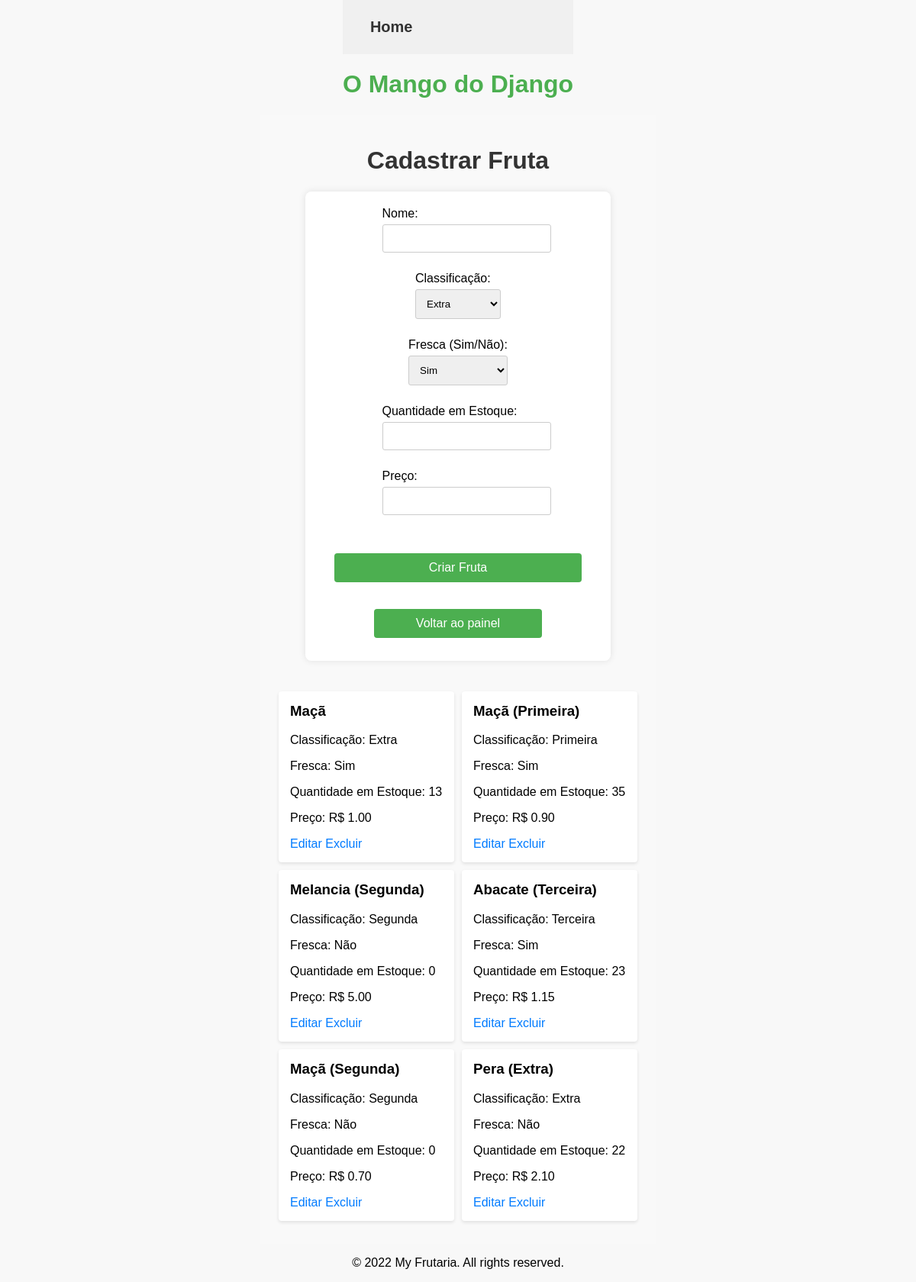
/create_fruit/, run on the app's committed database.
### frutaria/models.py (models this page shows)
class Fruta(models.Model):
    nome = models.CharField(max_length=100)
    classificacao = models.CharField(max_length=100)
    fresca = models.BooleanField(default=True)
    qtd_estoque = models.IntegerField()
    preco = models.FloatField(default=0.00)

### frutaria/views.py (the view, shortened to what this page needs)
# urls.py: path('create_fruit/', views.create_fruit, name='create_fruit'),
def create_fruit(request):
    if request.method == 'GET':
        frutas = Fruta.objects.all()
        return render(request, 'create_fruit.html', {'frutas': frutas})

### frutaria/templates/create_fruit.html (shortened to what this page needs)
{% extends 'base.html' %}
{% block content %}
    <div class="container">
        <h1 class="titulo">Cadastrar Fruta</h1>
        <form method="post" class="formulario" action="{% url 'create_fruit' %}">
            <div class="campo-form">
                <label for="nome">Nome:</label>
                <input type="text" id="nome" name="nome" required>
            </div>
            <div class="campo-form">
                <label for="classificacao">Classificação:</label>
                <select id="classificacao" name="classificacao" required>
                    <option value="Extra">Extra</option>
                </select>
            </div>
            <div class="campo-form">
                <label for="fresca">Fresca (Sim/Não):</label>
                <select id="fresca" name="fresca" required>
                    <option value="True">Sim</option>
                </select>
            </div>
            <div class="campo-form">
                <label for="qtd_estoque">Quantidade em Estoque:</label>
                <input type="number" id="qtd_estoque" name="qtd_estoque" min="0" required>
            </div>
            <div class="campo-form">
                <label for="preco">Preço:</label>
                <input type="text" id="preco" name="preco" required>
            </div>
            <button type="submit" class="botao">Criar Fruta</button>
            <a href="{% url 'admin-panel' %}" class="botao" id="botao-panel">Voltar ao painel</a>
        </form>
        <div class="lista-frutas">
            {% for fruta in frutas %}
                <div class="fruta">
                    <h3>{{ fruta.nome }}</h3>
                    <p>Classificação: {{ fruta.classificacao }}</p>
                    <p>Fresca: {% if fruta.fresca %}Sim{% else %}Não{% endif %}</p>
                    <p>Quantidade em Estoque: {{ fruta.qtd_estoque }}</p>
                    <p>Preço: R$ {{ fruta.preco|floatformat:2 }}</p>
                    <a href="{% url 'fruit_edit' fruta.id %}" class="link">Editar</a>
                    <a href="{% url 'fruit_delete' fruta.id %}" class="link">Excluir</a>
                </div>
            {% empty %}
                <p>Nenhuma fruta cadastrada.</p>
            {% endfor %}
        </div>
    </div>
{% endblock %}

### frutaria/static/style.css (style rules this page uses)
body { margin: 0; padding: 0; font-family: Arial, sans-serif; background-color: #f8f8f8; display: flex; flex-direction: column; justify-content: center; align-items: center; }
a { text-decoration: none; }
#botao-panel { width: 50%; text-align: center; }
.login-page, .cadastro-form, .container, .formulario { display: flex; flex-direction: column; align-items: center; justify-content: center; width: 75%; }
.login-form input[type="text"], .login-form input[type="password"], .cadastro-form input[type="text"], .cadastro-form input[type="password"], .campo-form input, .campo-form select, .entrada, .selecao { width: 100%; padding: 10px; margin-bottom: 10px; border: 1px solid #ccc; border-radius: 3px; }
h1 { color: #4CAF50; }
.login-form button, .cadastro-form button, .botao { width: 90%; padding: 10px; background-color: #4CAF50; color: #fff; border: none; border-radius: 3px; cursor: pointer; margin-bottom: 10px; margin-top: 25px; }
.container { max-width: 600px; margin: auto; padding: 20px; background-color: #f9f9f9; }
.titulo { color: #333; text-align: center; }
.formulario { background-color: #ffffff; padding: 20px; border-radius: 8px; box-shadow: 0 0 10px rgba(0, 0, 0, 0.1); margin-bottom: 20px; }
.campo-form { margin-bottom: 15px; }
.campo-form label { display: block; margin-bottom: 5px; }
.botao { background-color: #4CAF50; color: white; padding: 10px 20px; border: none; border-radius: 4px; cursor: pointer; font-size: 16px; }
.lista-frutas { margin-top: 20px; display: flex; justify-content: space-around; flex-wrap: wrap; }
.fruta { background-color: #fff; padding: 15px; margin-bottom: 10px; border-radius: 4px; box-shadow: 0 2px 4px rgba(0,0,0,0.1); width: 200px; justify-content: space-around; }
.fruta h3 { margin-top: 0; }
.link { color: #007bff; text-decoration: none; }

### data on the page
Fruta: nome "Maçã", classificacao "Extra", fresca "Sim", qtd_estoque "13", preco "1.00"
Fruta: nome "Maçã (Primeira)", classificacao "Primeira", fresca "Sim", qtd_estoque "35", preco "0.90"
Fruta: nome "Melancia (Segunda)", classificacao "Segunda", fresca "Não", qtd_estoque "0", preco "5.00"
Fruta: nome "Abacate (Terceira)", classificacao "Terceira", fresca "Sim", qtd_estoque "23", preco "1.15"
Fruta: nome "Maçã (Segunda)", classificacao "Segunda", fresca "Não", qtd_estoque "0", preco "0.70"
Fruta: nome "Pera (Extra)", classificacao "Extra", fresca "Não", qtd_estoque "22", preco "2.10"
